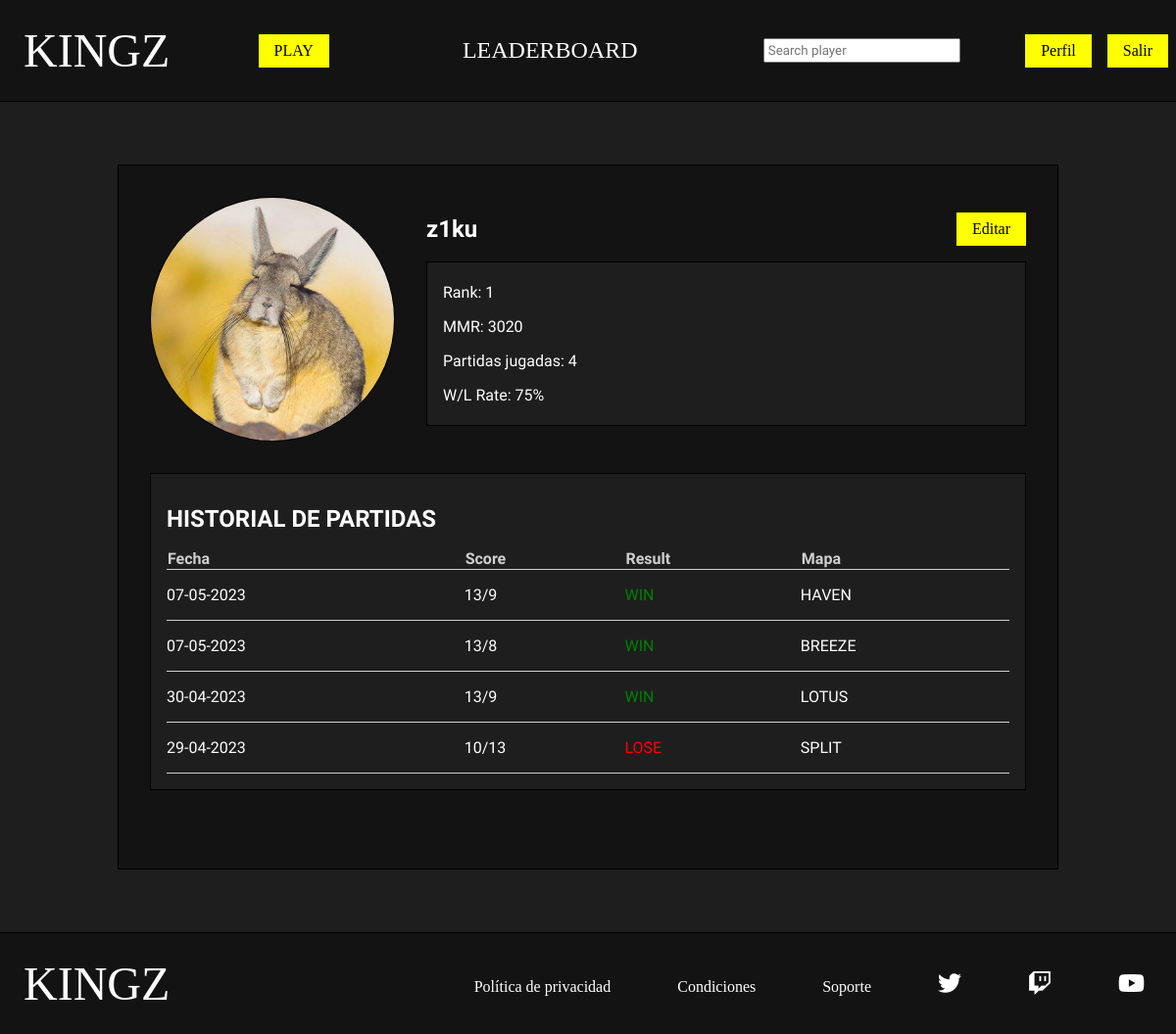
The page /php/perfil.php (signed in) on the database its author committed.
### tables this page shows
CREATE TABLE `usuario` (
  `id` bigint(20) UNSIGNED NOT NULL,
  `nick` varchar(20) NOT NULL,
  `pass` varchar(100) NOT NULL,
  `correo` varchar(50) DEFAULT NULL,
  `foto` varchar(50) DEFAULT NULL,
  `mmr` int(5) UNSIGNED DEFAULT NULL,
  `estado` tinyint(1) UNSIGNED DEFAULT NULL,
  `en_partida` tinyint(1) UNSIGNED DEFAULT NULL,
  `buscando` tinyint(1) UNSIGNED DEFAULT NULL
);

CREATE TABLE `partida` (
  `id` bigint(20) UNSIGNED NOT NULL,
  `resultado_a` int(2) UNSIGNED DEFAULT NULL,
  `resultado_b` int(2) UNSIGNED DEFAULT NULL,
  `fecha` date NOT NULL,
  `estado` tinyint(1) UNSIGNED NOT NULL,
  `id_mapa` bigint(20) UNSIGNED DEFAULT NULL
);

CREATE TABLE `mapa` (
  `id` bigint(20) UNSIGNED NOT NULL,
  `nombre` varchar(50) NOT NULL,
  `foto` varchar(50) NOT NULL,
  `estado` tinyint(1) UNSIGNED NOT NULL
);

### php/perfil.php (the view, shortened to what this page needs)
<?php
    require_once "funciones.php";
?>
<!DOCTYPE html>
<html lang="en">
<head>
    <link rel="stylesheet" href="../css/estilos.css">
    <link rel="stylesheet" href="https://cdnjs.cloudflare.com/ajax/libs/font-awesome/6.2.0/css/all.min.css" />
</head>
<body>
    <?php
        if(isset($_SESSION['nick']) && isset($_SESSION['pass'])){
            $nick=$_SESSION['nick'];
            $pass=$_SESSION['pass'];
            $esAdmin=comprobarAdmin($nick,$pass);
            if($esAdmin){
                headerAdmin();
                $tipo_usu="admin";
            }else{
                headerPlayer();
                $tipo_usu="player";
            }
        }else{
            headerGuest();
            $tipo_usu="guest";
        }
    ?>
    <main>
        <section id="perfil_jugador" class="seccion">
            <?php
                $id=id_jugador_por_nick($nick);
                $datos_jugador=jugador_por_id($id);
            ?>
            <div id="jugador">
                <?php
                    if($datos_jugador['foto']!=null){
                        echo "<img src=\"../img/jugador/$datos_jugador[foto]\">";
                    }else{
                        echo "<img src=\"../img/jugador/jugador.png\">";
                    }
                ?>
                <div id="datos_jugador">
                    <div id="cabecera_perfil_jugador">
                        <?php
                            echo "<h2>$datos_jugador[nick]</h2>";
                            if($datos_jugador['nick']==$nick){
                                echo '<form action="editar_perfil.php" method="post">
                                <input type="submit" id="editar_perfil" name="editar_perfil" value="Editar">
                                <input type="hidden" name="id_usuario" value="'.$id.'">
                                </form>';
                            }
                        ?>
                    </div>
                    <div id="estadisticas">
                        <div>
                            <?php
                                $rank=obtener_rank_jugador($id);
                                echo "<p>Rank: $rank</p>";
                                echo "<p>MMR: $datos_jugador[mmr]</p>";
                                $partidas_totales=partidas_totales($id);
                                if($partidas_totales>0){
                                    $partidas_ganadas=partidas_ganadas($id);
                                    $win_rate=($partidas_ganadas/$partidas_totales) * 100;
                                    $win_truncado = intval($win_rate);
                                    echo "<p>Partidas jugadas: $partidas_totales</p>";
                                    echo "<p>W/L Rate: $win_truncado%</p>";
                                }else{
                                    echo "<p>Partidas jugadas: 0</p>";
                                    echo "<p>W/L Rate: -</p>";
                                }
                            ?>
                        </div>
                    </div>
                </div>
            </div>
            <div id="historial_jugador">
                <?php
                    $historial=obtener_historial_partidas($id);
                ?>
                <h2>HISTORIAL DE PARTIDAS</h2>
                <table>
                    <thead>
                        <tr>
                            <th>Fecha</th>
                            <th>Score</th>
                            <th>Result</th>
                            <th>Mapa</th>
                        </tr>
                    </thead>
                    <tbody>
                        <?php
                            if($historial!=null){
                                for($i=0;$i<count($historial);$i++){
                                    $fecha=date("d-m-Y",strtotime($historial[$i]['fecha']));
                                    echo '<tr>
                                    <td>'.$fecha.'</td>
                                    <td>'.$historial[$i]['resultado_a'].'/'.$historial[$i]['resultado_b'].'</td>';
                                    if($historial[$i]['ganado']==true){
                                        echo '<td class="win">WIN</td>';
                                    }else{
                                        echo '<td class="lose">LOSE</td>';
                                    }
                                    echo '<td>'.$historial[$i]['mapa'].'</td>
                                    </tr>';
                                }
                            }
                        ?>
                    </tbody>
                </table>
            </div>
        </section>
    </main>
</body>
</html>

### css/estilos.css (style rules this page uses)
* { box-sizing: border-box; }
body { margin: 0%; background-color: #1e1e1e; font-family: 'Play', sans-serif; color: white; }
img { max-width: 100%; }
input[type=submit] { border: none; text-align: center; text-decoration: none; }
.seccion { width: 80%; margin: 4rem auto; min-height: 90vh; display: flex; flex-direction: column; }
#perfil_jugador { display: flex; flex-direction: column; background-color: #131313; border: 1px solid black; padding: 2rem; color: white; }
#cabecera_perfil_jugador { display: flex; align-items: center; justify-content: space-between; }
#perfil_jugador h2 { margin: 1rem 0; }
#editar_perfil { background-color: yellow; padding: 0.5rem 1rem; font-family: "Jeju"; font-size: 1rem; margin: 1rem 0; }
#jugador { display: flex; width: 100%; }
#jugador img { border: 1px solid black; width: 250px; height: 250px; object-fit: cover; margin-right: 2rem; border-radius: 100%; }
#datos_jugador { display: flex; flex-direction: column; width: 100%; }
#estadisticas { display: flex; flex-wrap: wrap; background-color: #1e1e1e; padding: 0.3rem 1rem; border: 1px solid black; }
#historial_jugador { margin-top: 2rem; padding: 1rem; background-color: #1e1e1e; border: 1px solid black; }
#historial_jugador table { border-collapse: collapse; width: 100%; }
#historial_jugador tr { border-bottom: 1px solid #cfcfcf; }
#historial_jugador td { padding: 1rem 0; }
#historial_jugador th { text-align: start; color: #cfcfcf; }
.win { color: green; }
.lose { color: red; }

### rows shown on the page
usuario: foto (picture), nick "z1ku", id "1", mmr "3020"
partida: fecha "07-05-2023", resultado_a "13", resultado_b "9", shows "WIN", id_mapa.nombre "HAVEN"
partida: fecha "07-05-2023", resultado_a "13", resultado_b "8", shows "WIN", id_mapa.nombre "BREEZE"
partida: fecha "30-04-2023", resultado_a "13", resultado_b "9", shows "WIN", id_mapa.nombre "LOTUS"
partida: fecha "29-04-2023", resultado_a "10", resultado_b "13", shows "LOSE", id_mapa.nombre "SPLIT"

### other values the page prints
$partidas_totales "4"
$win_truncado "75"
